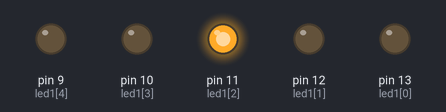
Simulated run of this sketch. Board: Arduino Uno, built with avr-gcc and run on an emulated ATmega328P. Shown: output pins drawn as LEDs (lit = HIGH).

Above: at 1.0 s.
At 2.1 s:
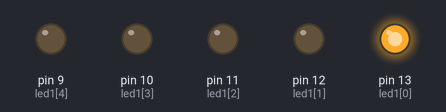
At 2.7 s:
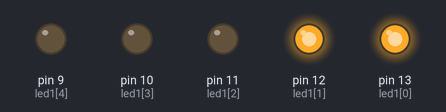
At 3.2 s:
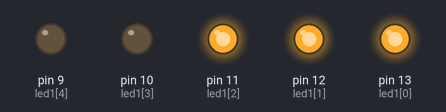
At 3.7 s:
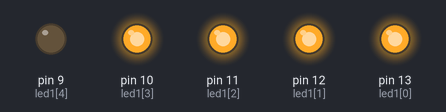
At 4.2 s:
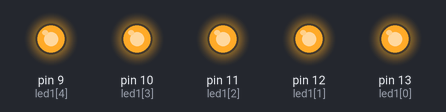
Timing chart, 0 to 5.9 s (numbered marks = the images above):
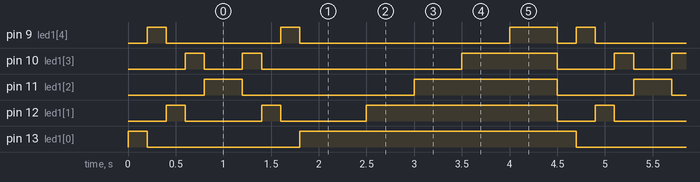

Measured:
- by itself, pin 9 (led1[4]): repeats every 4.5 s: LOW 1.2 s, HIGH 0.20 s, LOW 2.2 s, HIGH 0.50 s, LOW 0.20 s, HIGH 0.20 s
- by itself, pin 10 (led1[3]): repeats every 4.5 s: LOW 0.40 s, HIGH 0.20 s, LOW 2.1 s, HIGH 1.0 s, LOW 0.60 s, HIGH 0.20 s
- by itself, pin 11 (led1[2]): repeats every 4.5 s: LOW 1.8 s, HIGH 1.5 s, LOW 0.80 s, HIGH 0.40 s
- by itself, pin 12 (led1[1]): repeats every 4.5 s: LOW 0.80 s, HIGH 0.20 s, LOW 0.90 s, HIGH 2.0 s, LOW 0.40 s, HIGH 0.20 s
- by itself, pin 13 (led1[0]): repeats every 4.5 s: LOW 1.6 s, HIGH 2.9 s

The sketch:

project_2.ino
```cpp
const int jmlled = 5;
int led1[]= {13,12,11,10,9};
int led2[]= {9,10,11,12,13};
int i;

void setup() {
  for (i=0; i<jmlled; i++){
    pinMode (led1[i], OUTPUT);
    pinMode (led2[i], OUTPUT);
    }
}

void loop() {
  jalan();
  mati();
  nyala();
  mati();


}
void jalan() {
   for (i=0; i<jmlled; i++){
    digitalWrite (led1[i], HIGH);
    delay(200);
    digitalWrite (led1[i], LOW);
    digitalWrite (led2[i], HIGH);
    delay(200);
    digitalWrite (led2[i], LOW);
  }


}

void nyala() {
   for (i=0; i<jmlled; i++){
     digitalWrite (led1[i], HIGH);
     delay (500);
     }


}

void mati() {
  for (i=0; i<jmlled; i++){
    digitalWrite (led1[i], LOW);
    digitalWrite (led2[i], LOW);
  }


}
```
